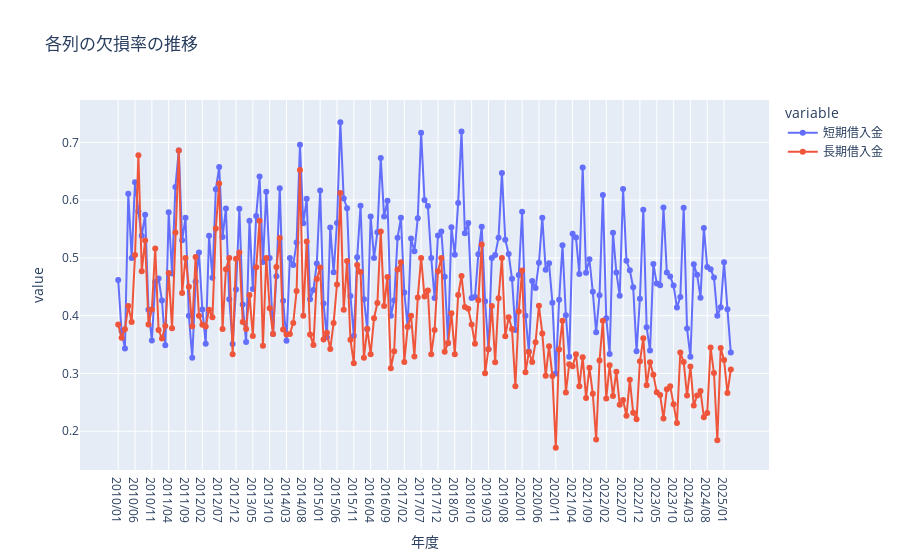

Source (notebook cell):
### Code cell
# 分析
target_file = files[0]

# ヒストグラム表示
fig = px.histogram(
    missing_score[target_file],  # 最初のファイルのデータを使用
    x="平均欠損率",
    nbins=50,
    title="全企業の欠損率分布"+files[0],
    labels={"平均欠損率": "平均欠損率"}
)
#fig.show()
# 特定範囲の欠損率を持つコードを抽出
threshold_low = 0.215
threshold_high= 0.225
filtered_codes = missing_score[target_file][
    (missing_score[target_file]["平均欠損率"] >= threshold_low) &
    (missing_score[target_file]["平均欠損率"] < threshold_high)
]
#display(filtered_codes)
# 列別欠損率
df_all = all_df[target_file] 
df_by_code = df_all.set_index("コード") # 企業コードを index にする
#print(df_by_code)
codes = filtered_codes["コード"].tolist() # 企業コードをリスト化
subset = df_by_code.loc[df_by_code.index.isin(codes)] # 企業コードのデータ抽出
# print(subset)
col_missing = subset.isnull().mean().sort_values(ascending=False) # 列別欠損率
display(col_missing)

#年次別の欠損率推移確認
df = all_df[target_file] 
year_all = df.groupby('年度')[['短期借入金','長期借入金']].apply(lambda d: d.isnull().mean())
year_all = year_all.reset_index()
print("全体 年次欠損率:\n", year_all)
# 欠損率の推移を可視化
fig = px.line(
    year_all,
    x="年度",
    y=["短期借入金", "長期借入金"],  # 複数列を同時に表示
    markers=True,
    title="各列の欠損率の推移"
)
fig.show()

### Figure 1 — Plotly figure (JSON) as saved in the notebook; plotly's stock layout.template omitted (floating-point values rounded to 4 significant figures; data arrays with more than 128 entries replaced by an {"elided": "..."} marker saying what was removed)
{"data": [{"hovertemplate": "variable=短期借入金<br>年度=%{x}<br>value=%{y}<extra></extra>", "legendgroup": "短期借入金", "line": {"color": "#636efa", "dash": "solid"}, "marker": {"symbol": "circle"}, "mode": "lines+markers", "name": "短期借入金", "orientation": "v", "showlegend": true, "type": "scatter", "x": {"elided": "183 str values"}, "xaxis": "x", "y": {"elided": "183 float values"}, "yaxis": "y"}, {"hovertemplate": "variable=長期借入金<br>年度=%{x}<br>value=%{y}<extra></extra>", "legendgroup": "長期借入金", "line": {"color": "#EF553B", "dash": "solid"}, "marker": {"symbol": "circle"}, "mode": "lines+markers", "name": "長期借入金", "orientation": "v", "showlegend": true, "type": "scatter", "x": {"elided": "183 str values"}, "xaxis": "x", "y": {"elided": "183 float values"}, "yaxis": "y"}], "layout": {"legend": {"title": {"text": "variable"}, "tracegroupgap": 0}, "title": {"text": "各列の欠損率の推移"}, "xaxis": {"anchor": "y", "domain": [0, 1], "title": {"text": "年度"}}, "yaxis": {"anchor": "x", "domain": [0, 1], "title": {"text": "value"}}}}
